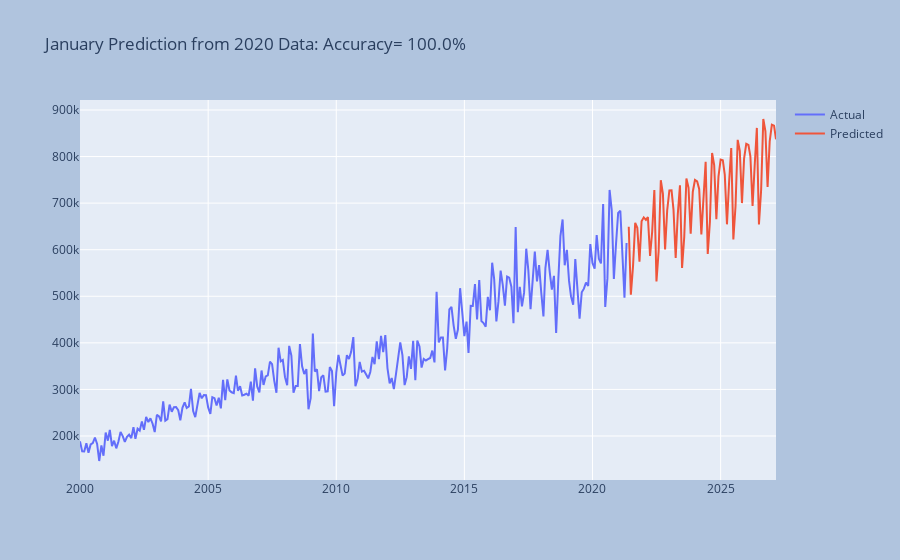

The notebook cell saved with this chart:
### Code cell
import plotly.graph_objects as go
cbrt_train2 =  np.cbrt(train2)

model3 = SARIMAX(cbrt_train2, order = (4,1,2), seasonal_order = (1,1,0,12),
                                       freq = 'MS')
fit_model3 = model3.fit(maxiter = 200, disp = False)
yhat = fit_model3.forecast(len(test2))**3
mpe = mean_percent_error(train2,yhat)
print(f'mpe = {mpe}')

fig = go.Figure(layout_title_text = f'January Prediction from 2020 Data: Accuracy= {round((1-mpe)*100,2)}%',)
fig.add_trace(go.Scatter(x=train2.index,y=train2.values, name = 'Actual'))
fig.add_trace(go.Scatter(x=yhat.index,y=yhat.values, name = 'Predicted',
                         mode='lines'))
fig.update_layout(paper_bgcolor = 'LightSteelBlue')
fig.show()
